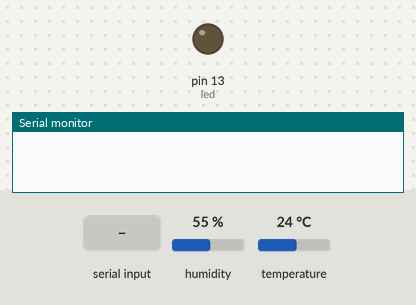
A sketch run on a simulated Arduino Uno, built with avr-gcc and run on an emulated ATmega328P. On the bench: output pins drawn as LEDs (lit = HIGH), the last lines printed to the serial monitor. Inputs (shaded band) come from the test bench; at power-on: humidity 55 %, temperature 24 °C.

Above: at 1.2 s.
1.3 s: "Parar\n" received over the second serial link
2.8 s: "Reanudar\n" received over the second serial link
At 3.05 s:
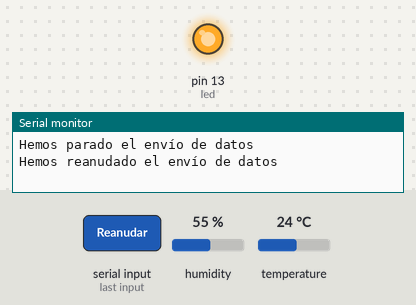
Timing chart, 0 to 16.6 s (numbered marks = the images above; inputs shaded):
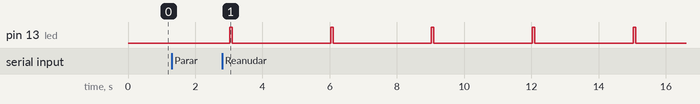

Measured:
- after the input at 2.8 s, pin 13 (led): alternates HIGH for 0.08 s and LOW for 2.9 s, starting after 0.22 s

The sketch:

SAT_1.ino
```cpp
// LECTOR DE TEMPERATURA Y HUMEDAD
#include <DHT.h>
#define DHTPIN 2
#define DHTTYPE DHT11
DHT dht(DHTPIN, DHTTYPE);

// LED
int led = 13;

// ENVÍO DE DATOS
#include <SoftwareSerial.h>
SoftwareSerial mySerial(10, 11);
#include <string.h>
#include <stdbool.h>
bool enviando = true;

// CONTROL DE TIEMPO
unsigned long tiempoAnterior = 0;
const long intervalo = 3000;
unsigned long tiempoEncendido = 0;
bool ledEncendido = false;

// SETUP DEL SATÉLITE
void setup() {
   Serial.begin(9600); // Inicializado para mensajes de depuración local
   mySerial.begin(9600);
   // mySerial.println("Empezamos");
   dht.begin();
   pinMode(led, OUTPUT);
}

// PROGRAMA DEL SATÉLITE
void loop() {
   unsigned long tiempoActual = millis(); // Actualizamos de forma constante el tiempo actual.

   // Apagar el LED si está encendido y han pasado 100ms.
   if (ledEncendido == true && (tiempoActual - tiempoEncendido >= 100)) {
      digitalWrite(led, LOW);
      ledEncendido = false;
   }

   // Miro si debo parar o reanudar el envío de datos.
   if (mySerial.available()) {
      String data = mySerial.readStringUntil('\n'); // Lee hasta el salto de línea al instante
      data.trim(); // Limpia cualquier espacio o retorno de carro restante

      if (data == "Parar") {
         Serial.println("Hemos parado el envío de datos");
         enviando = false;
      }
      if (data == "Reanudar") {
         Serial.println("Hemos reanudado el envío de datos");
         enviando = true;
      }
   }

   // Enviar datos cada 3 segundos
   if ((tiempoActual - tiempoAnterior >= intervalo) && (enviando == true)) {
      tiempoAnterior = tiempoActual;

      float h = dht.readHumidity(); // Leemos humedad, guardamos en -> h
      float t = dht.readTemperature(); // Leemos temperatura, guardamos en -> t

      if (isnan(h) && isnan(t)) { // Error al leer ambos datos (Evaluado primero)
         mySerial.println("ALERTA! Error al leer temperatura y humedad del sensor DHT11.");
         mySerial.println("Nuevo intento de lectura en 3 segundos...");

      }
      else if (isnan(h)) { // Error al leer la humedad
         mySerial.println("ALERTA! Error al leer la humedad del sensor DHT11.");
         mySerial.println("Nuevo intento de lectura en 3 segundos...");

      }
      else if (isnan(t)) { // Error al leer la temperatura
         mySerial.println("ALERTA! Error al leer la temperatura del sensor DHT11.");
         mySerial.println("Nuevo intento de lectura en 3 segundos...");

      }
      else {
         digitalWrite(led, HIGH); // Encendemos el LED
         tiempoEncendido = tiempoActual;
         ledEncendido = true;

         if ((h > 80) && (t > 30)) { // Temperatura y humedad altas (T, H)
            mySerial.print("T:");
            mySerial.print(t, 2);
            mySerial.print(":H:");
            mySerial.println(h, 2);
         }
         else if (t > 30) { // Temperatura alta (T), humedad nominal (h)
            mySerial.print("T:");
            mySerial.print(t, 2);
            mySerial.print(":h:");
            mySerial.println(h, 2);
         }
         else if (h > 80) { // Temperatura nominal (t), humedad alta (H)
            mySerial.print("t:");
            mySerial.print(t, 2);
            mySerial.print(":H:");
            mySerial.println(h, 2);
         }
         else { // Temperatura y humedad nominales (t, h)
            mySerial.print("t:");
            mySerial.print(t, 2);
            mySerial.print(":h:");
            mySerial.println(h, 2);
         }
      }
   }
}
```
